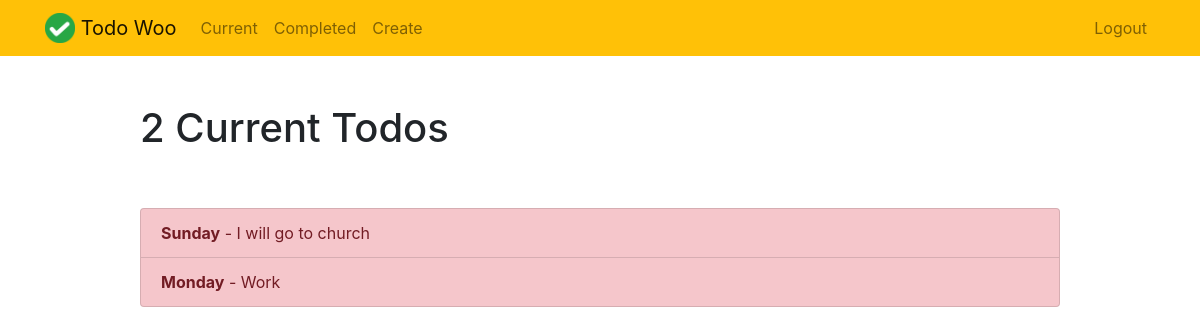
The app's page /current/ (signed in) with its own data.
### todo/models.py (models this page shows, shortened)
class Todo(models.Model):
    title = models.CharField(max_length=100)
    memo = models.TextField(blank=True)
    created = models.DateTimeField(auto_now_add=True)
    datecompleted = models.DateTimeField(null=True, blank=True)
    important = models.BooleanField(default=False)
    user = models.ForeignKey(User, on_delete=models.CASCADE)

### todo/views.py (the view)
# urls.py: path('current/', views.currenttodos, name='currenttodos'),
@login_required
def currenttodos(request):
    todos = Todo.objects.filter(user=request.user, datecompleted__isnull=True)
    return render(request, 'todo/currenttodos.html', {'todos': todos})

### todo/templates/todo/currenttodos.html
{% extends "todo/base.html" %}
{% block content %}
    <div class="row justify-content-center mt-5">
        <div class="col-md-10">
            {% if todos %}
                 <h1>{{ todos.count }} Current Todo{{ todos.count|pluralize }}</h1>
            {% else %}
                           <h1>Current Todos</h1>
            {% endif %}
        </div>
    </div>
    <div class="row justify-content-center mt-5">
        <div class="col-md-10">
        {% if todos %}
            <div class="list-group">
                {% for todo in todos %}
                    <a href="{% url 'todo' todo.id %}" class="list-group-item list-group-item-action{% if todo.important %} list-group-item-danger{% endif %}"><b>{{ todo.title }}</b>{% if todo.memo %} - {{ todo.memo|truncatechars:30 }}{% endif %}</a>
                {% endfor %}
            </div>
        {% else %}
            <div class="text-center">
                <h2>Looks like you don't have any todos! Nice work.</h2>
            <br>
            <a role="button" class="btn btn-primary" href="{% url 'createtodo' %}">New Todo</a>
            </div>
        {% endif %}
        </div>
    </div>
{% endblock %}

### records on screen
Todo: title "Sunday", memo "I will go to church"
Todo: title "Monday", memo "Work"

### other values on screen
{{ todos.count }} "2"
